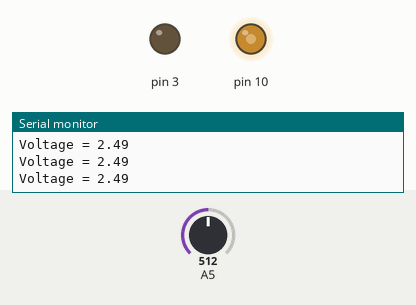
This sketch was run on a simulated Arduino Uno, built with avr-gcc and run on an emulated ATmega328P. Shown: output pins drawn as LEDs (lit = HIGH), the last lines printed to the serial monitor. The inputs (shaded band) are chosen by the test bench; at power-on: A5 = 512.

Above: at 1.2 s.
1.3 s: A5 set to 883
At 1.8 s:
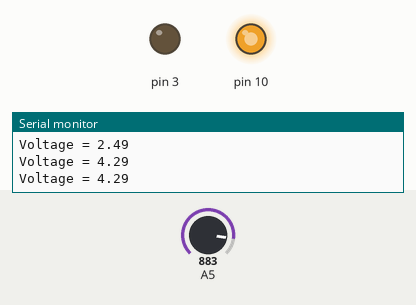
2.9 s: A5 set to 910
At 4.4 s:
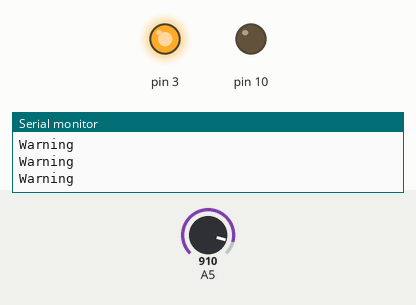
4.7 s: A5 set to 716
At 5.8 s:
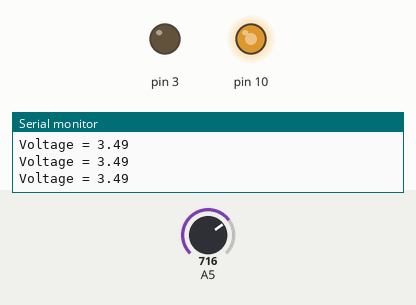
6.3 s: A5 set to 122
At 7.2 s:
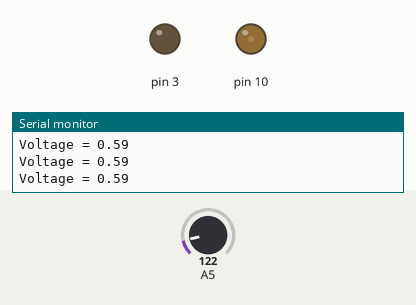
7.9 s: A5 set to 0
At 8.6 s:
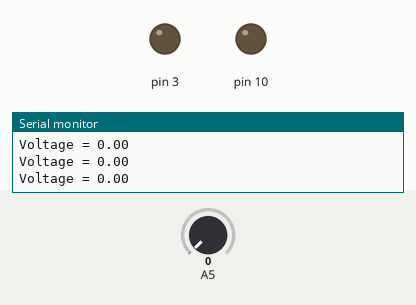
9.5 s: A5 set to 511
At 10.0 s:
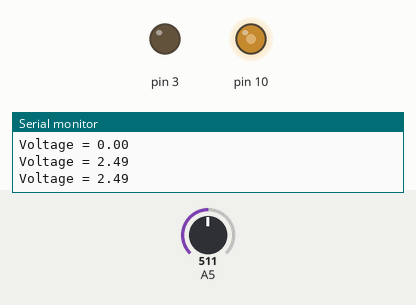
Timing chart, 0 to 12.1 s (numbered marks = the images above; inputs shaded):
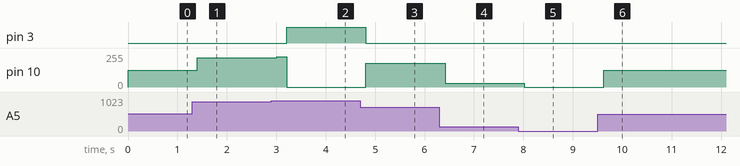

The sketch:

Feb_7b_Warning_Light__while_function_.ino
```cpp
double volts;
int sigread;
int sigwrite;
void setup() {
  // put your setup code here, to run once:
  pinMode(3, OUTPUT);
  pinMode(10, OUTPUT);
  //reading the voltage
  pinMode(A5,INPUT);
  //Begins the serial print monitor
  Serial.begin(9600);
}

void loop() {
  // put your main code here, to run repeatedly:
  sigread = analogRead(A5);
    while (sigread < 900) {
      sigread = analogRead(A5);
      digitalWrite(3, LOW);
      sigwrite = sigread * 0.2491;
      volts = sigwrite * 0.0196;
      analogWrite(10, sigwrite);
      Serial.print("Voltage = ");
      Serial.println(volts);
      delay(200);

  }

    digitalWrite(3, HIGH);
    analogWrite(10,0);
    Serial.println("Warning");
    delay(200);

}
```

Measured:
- the behaviour switches between 899 and 900 on A5 (found by bisection; images 1 and 2)
- after the input at 1.3 s, pin 10: 127/255 → 219/255 after 0.10 s
- after the input at 2.9 s, pin 3: LOW → HIGH after 0.31 s; pin 10: 219/255 → 226/255 after 0.11 s, → 0/255 0.20 s later
- after the input at 4.7 s, pin 3: HIGH → LOW after 0.11 s; pin 10: 0/255 → 178/255 after 0.11 s
- after the input at 6.3 s, pin 10: 178/255 → 30/255 after 0.12 s
- after the input at 7.9 s, pin 10: 30/255 → 0/255 after 0.12 s
- after the input at 9.5 s, pin 10: 0/255 → 127/255 after 0.13 s
